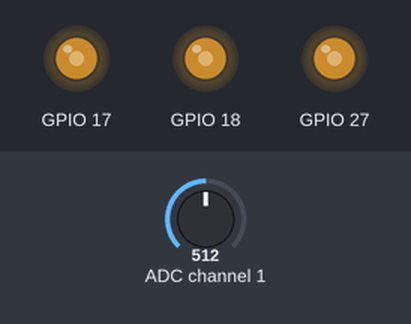
This program was run on a simulated Raspberry Pi (BCM pin numbers). Shown: output pins drawn as LEDs (lit = HIGH). Inputs (shaded band) come from the test bench; at power-on: ADC channel 1 = 512 (analog values on the 0–1023 scale).

Above: at 1.2 s.
1.3 s: ADC channel 1 set to 716
At 2.4 s:
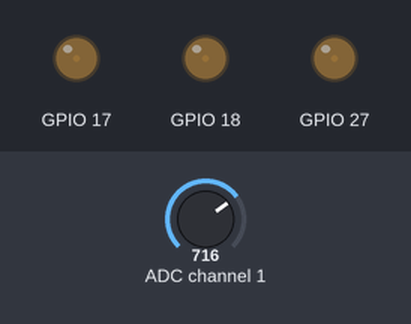
2.9 s: ADC channel 1 set to 900
At 3.8 s:
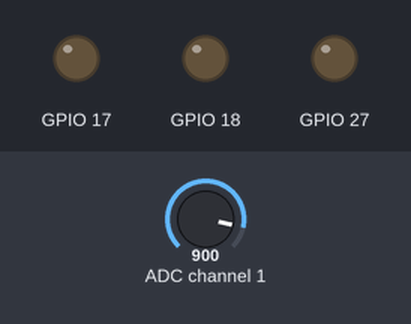
4.5 s: ADC channel 1 set to 306
At 5.3 s:
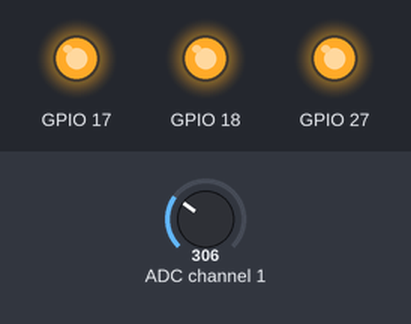
6.1 s: ADC channel 1 set to 511
At 6.7 s:
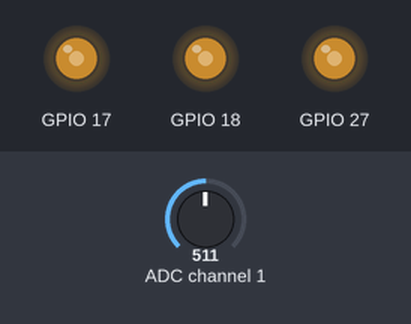
7.7 s: ADC channel 1 set to 122
At 8.1 s:
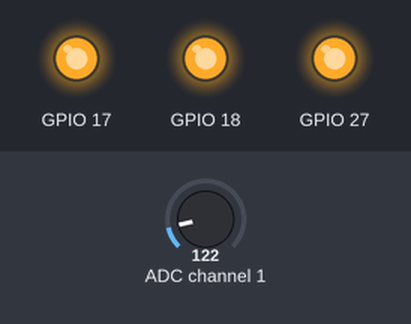
Timing chart, 0 to 10.3 s (numbered marks = the images above; inputs shaded):
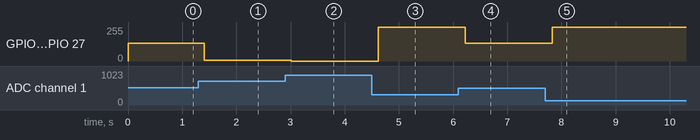

Measured:
- after the input at 1.3 s, GPIO 17, GPIO 18, GPIO 27: 135/255 → 5/255 after 0.11 s
- after the input at 2.9 s, GPIO 17, GPIO 18, GPIO 27: 5/255 → 0/255 after 0.11 s
- after the input at 4.5 s, GPIO 17, GPIO 18, GPIO 27: 0/255 → 255/255 after 0.12 s
- after the input at 6.1 s, GPIO 17, GPIO 18, GPIO 27: 255/255 → 135/255 after 0.12 s
- after the input at 7.7 s, GPIO 17, GPIO 18, GPIO 27: 135/255 → 255/255 after 0.13 s

The program:

main_whiteversion.py
```python
import smbus
import time
from led import RGBLed


address = 0x48
bus = smbus.SMBus(1)

def read(channel):
    bus.write_byte(address, 0x40 | channel)
    bus.read_byte(address)

    return bus.read_byte(address)

led = RGBLed()

try:
    while True:
        light_value = read(1)
        light_value_mapped = led.map_(light_value,80,180,0,100)
        led.set_brightness(light_value_mapped,light_value_mapped,light_value_mapped)
        time.sleep(0.2)

except KeyboardInterrupt:
    print("Exit")
    led.cleanup()
```

led.py
```python
import RPi.GPIO as GPIO


class RGBLed:
    def __init__(self, pin_r=17, pin_g=18, pin_b=27, frequency=2000):
        self.pins = {
            "pin_R": pin_r,
            "pin_G": pin_g,
            "pin_B": pin_b,
        }

        GPIO.setmode(GPIO.BCM)

        for pin in self.pins.values():
            GPIO.setup(pin, GPIO.OUT)
            GPIO.output(pin, GPIO.HIGH)  # Common-anode RGB LED OFF

        self.p_R = GPIO.PWM(self.pins["pin_R"], frequency)
        self.p_G = GPIO.PWM(self.pins["pin_G"], frequency)
        self.p_B = GPIO.PWM(self.pins["pin_B"], frequency)

        self.p_R.start(0)
        self.p_G.start(0)
        self.p_B.start(0)


    def map_(self,x, in_min, in_max, out_min, out_max):
        value = out_max - ((x - in_min) * (out_max - out_min) / (in_max - in_min) + out_min)
        if value < out_min :
            return out_min
        if value > out_max:
            return out_max - 0.1
        else:
            return value

    def set_color(self, color):

        r = (color & 0xFF0000) >> 16
        g = (color & 0x00FF00) >> 8
        b = (color & 0x0000FF)

        r = self.map_(r,0, 255, 0, 100)
        g = self.map_(g,0, 255, 0, 100)
        b = self.map_(b,0, 255, 0, 100)

        self.p_R.ChangeDutyCycle(r)
        self.p_G.ChangeDutyCycle(g)
        self.p_B.ChangeDutyCycle(b)
        return r,g,b


    def set_brightness(self,r,g,b):
        self.p_R.ChangeDutyCycle(r)
        self.p_G.ChangeDutyCycle(g)
        self.p_B.ChangeDutyCycle(b)

    def off(self):
        for pin in self.pins.values():
            GPIO.output(pin, GPIO.HIGH)

    def cleanup(self):
        self.p_R.stop()
        self.p_G.stop()
        self.p_B.stop()

        self.off()
        GPIO.cleanup()
```
